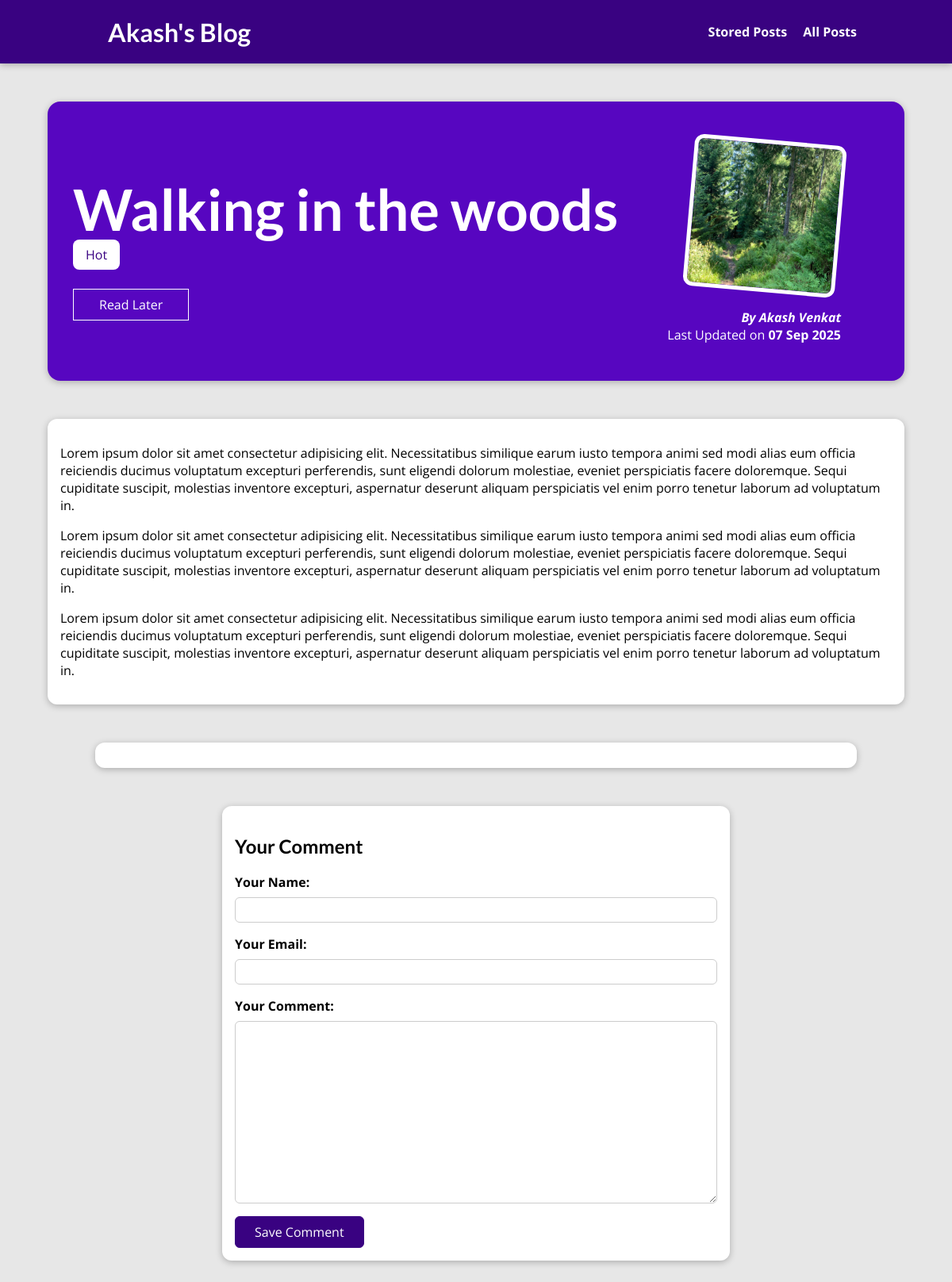
/posts/walking-in-the-woods, run on the app's committed database.
### blog/models.py (models this page shows, shortened)
class Post(models.Model):
    title = models.CharField(max_length=150)
    excerpt = models.CharField(max_length=200)
    image = models.ImageField(upload_to="posts", null=True)
    date = models.DateField(auto_now=True)
    slug = models.SlugField(unique=True)
    content = models.TextField(validators=[MinLengthValidator(10)])
    author = models.ForeignKey(Author,on_delete=models.SET_NULL,null=True,related_name="posts")
    tag =models.ManyToManyField(Tag)

class Tag(models.Model):
    caption = models.CharField(max_length=20)

class Author(models.Model):
    first_name = models.CharField(max_length=100)
    last_name = models.CharField(max_length=100)
    email_address = models.EmailField()
    def fullname(self):
        return f"{self.first_name} {self.last_name}"
    def __str__(self):
        return self.fullname()

### blog/views.py (the view, shortened to what this page needs)
# urls.py: path("posts/<slug:slug>",views.SinglePostView.as_view(),name="post-detail-page"), #dynamic link
class SinglePostView(View):
    def is_stored_post(self,request,post_id):
        stored_posts = request.session.get("stored_posts")
        if stored_posts is not None:
            is_saved_for_later = post_id in stored_posts
        else:
            is_saved_for_later = False
        return is_saved_for_later
    def get(self,request,slug):
        post = Post.objects.get(slug=slug)
        context = {
            "post":post,
            "post_tag":post.tag.all(),
            "comment_form":CommentForm(),
            "comments":post.comments.all().order_by("-id"),
            "saved_for_later": self.is_stored_post(request,post.id)
        }
        return render(request,"blog/post-detail.html",context)

### blog/forms.py
class CommentForm(forms.ModelForm):
    class Meta:
        model = Comment
        exclude  = ["post"]
        labels = {
            "user_name":"Your Name",
            "user_email":"Your Email",
            "text":"Your Comment",
        }

### blog/templates/blog/post-detail.html (shortened to what this page needs)
{% extends "base.html" %}
{% load static %}
{% block css_files %}
<link rel="stylesheet" href="{% static 'blog/post-detail.css' %}" />
{% endblock %}
{% block content %}
<section id="summary">
  <h2>{{post.title}}</h2>
  <div>
    {% for tag in post_tag%}
      <span class="tag">{{  tag.caption }}</span>
    {% endfor %}
  </div>
  <div id="read-later">
    <form action="{% url 'read-later' %}" method="POST">
      <button>
        {% if saved_for_later%}
          Remove  from 'Read Later' List
        {% else %}
         Read Later
        {% endif %}
      </button>
    </form>
  </div>
  <article>
    <img src="{{  post.image.url }}" alt="{{post.title}}" />
    <address>By <a href="mailto:{{ post.author.email_address}}">{{post.author}}</a></address>
    <div>Last Updated on <time>{{post.date|date:"d M Y"}}</time></div>
  </article>
</section>
<main>
  {{post.content| linebreaks}}
</main>
<section id="comments">
</section>
<section id="comment-form">
  <h2>Your Comment</h2>
  <form action="{% url 'post-detail-page' post.slug%}" method="POST">
    {% for  form_field in  comment_form %}
    <div class="form-control {% if form_field.errors %}invalid {% endif %}">
      {{ form_field.label_tag }}
      {{ form_field }}
    </div>
    {% endfor %}
    <button>Save Comment</button>
  </form>
</section>
{% endblock %}

### static/app.css (style rules this page uses)
* { box-sizing: border-box; }
html { font-family: 'Open Sans', 'Lato', sans-serif; }
body { margin: 0; }
h1, h2, h3 { font-family: 'Lato', sans-serif; font-weight: bold; }

### blog/static/blog/post-detail.css (style rules this page uses)
body { background-color: #e7e7e7; }
#summary { margin: 8rem auto 3rem auto; padding: 2rem; width: 90%; max-width: 90rem; border-radius: 16px; background-color: #5706c0; position: relative; box-shadow: 0 2px 8px rgba(0, 0, 0, 0.25); height: 22rem; }
#summary h2 { color: white; font-size: 4.5rem; margin-bottom: 0.25rem; }
#summary article { position: absolute; top: 2rem; right: 3rem; padding: 1rem 2rem; border-radius: 12px; text-align: right; color: white; }
#summary article img { width: 12rem; height: 12rem; border-radius: 12px; transform: rotateZ(5deg); border: 5px solid white; margin-bottom: 1rem; }
#summary address { font-weight: bold; }
#summary a { color: white; text-decoration: none; }
#summary time { font-weight: bold; }
#read-later { margin: 2rem 0; }
#read-later button { background-color: transparent; border: 1px solid white; padding: 0.5rem 2rem; font: inherit; color: white; cursor: pointer; }
main { width: 90%; max-width: 90rem; margin: 3rem auto; background-color: white; padding: 1rem; border-radius: 12px; box-shadow: 0 2px 8px rgba(0, 0, 0, 0.25); }
.tag { background-color: white; color: #390281; padding: 0.5rem 1rem; border-radius: 8px; }
#comment-form { margin: 3rem auto; width: 90%; max-width: 40rem; border-radius: 12px; background-color: white; box-shadow: 0 2px 8px rgba(0, 0, 0, 0.25); padding: 1rem; }
#comment-form button { font: inherit; background-color: #390281; color: white; border: 1px solid #390281; padding: 0.5rem 1.5rem; border-radius: 6px; cursor: pointer; }
.form-control { margin-bottom: 1rem; }
.form-control label { font-weight: bold; margin-bottom: 0.5rem; display: block; }
.form-control input, .form-control textarea { display: block; width: 100%; font: inherit; padding: 0.25rem; border-radius: 6px; border: 1px solid #ccc; }
#comments { margin: 3rem auto; width: 90%; max-width: 60rem; border-radius: 12px; background-color: white; box-shadow: 0 2px 8px rgba(0, 0, 0, 0.25); padding: 1rem 2rem; }

### data on the page
Post: title "Walking in the woods", image (picture), author "Akash Venkat", date "07 Sep 2025", content "Lorem ipsum dolor sit amet consectetur adipisicing elit. Necessitatibus similique earum iusto tempora animi sed modi alias eum officia reiciendis ducimus voluptatum excepturi perferendis, sunt eligendi dolorum molestiae, eveniet perspiciatis facere doloremque. Sequi cupiditate suscipit, molestias inventore excepturi, aspernatur deserunt aliquam perspiciatis vel enim porro tenetur laborum ad voluptatum in. Lorem ipsum dolor sit amet consectetur adipisicing elit. Necessitatibus similique earum iusto tempora animi sed modi alias eum officia reiciendis ducimus voluptatum excepturi perferendis, sunt eligendi dolorum molestiae, eveniet perspiciatis facere doloremque. Sequi cupiditate suscipit,…"
Tag: caption "Hot"
